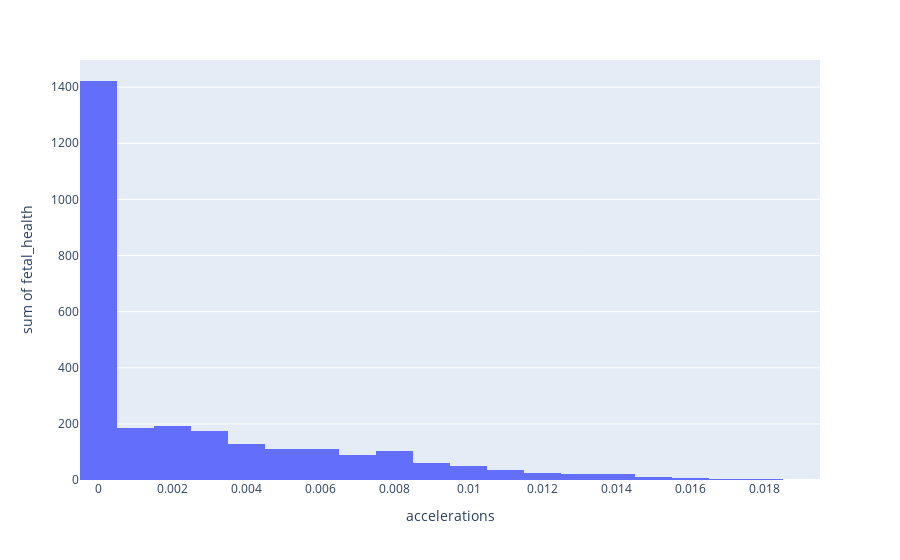

The code cell stored with this chart in its notebook:
### Code cell
fig = px.histogram(df, x="accelerations", y=df['fetal_health'])
fig.show()

### Figure 1 — Plotly figure (JSON) as saved in the notebook; plotly's stock layout.template omitted (floating-point values rounded to 4 significant figures; data arrays with more than 128 entries replaced by an {"elided": "..."} marker saying what was removed)
{"data": [{"alignmentgroup": "True", "bingroup": "x", "histfunc": "sum", "hovertemplate": "accelerations=%{x}<br>sum of fetal_health=%{y}<extra></extra>", "legendgroup": "", "marker": {"color": "#636efa", "pattern": {"shape": ""}}, "name": "", "offsetgroup": "", "orientation": "v", "showlegend": false, "type": "histogram", "x": {"elided": "2113 float values"}, "xaxis": "x", "y": {"elided": "2113 int values"}, "yaxis": "y"}], "layout": {"autosize": true, "barmode": "relative", "legend": {"tracegroupgap": 0}, "margin": {"t": 60}, "xaxis": {"anchor": "y", "autorange": true, "domain": [0, 1], "range": [-0.0005, 0.0195], "title": {"text": "accelerations"}, "type": "linear"}, "yaxis": {"anchor": "x", "autorange": true, "domain": [0, 1], "range": [0, 1497.0], "title": {"text": "sum of fetal_health"}, "type": "linear"}}}
